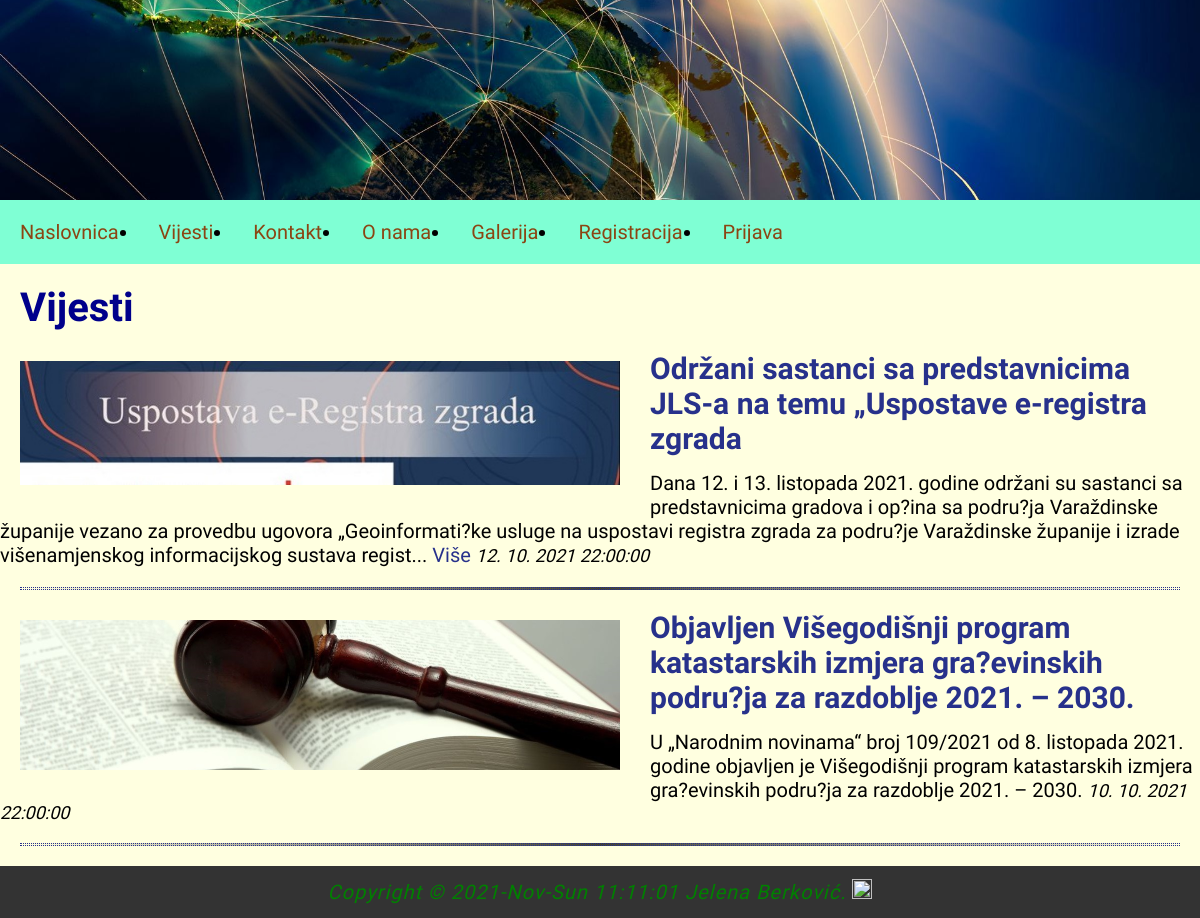
/index.php?menu=2, run on the app's committed database.
### tables this page shows
CREATE TABLE `news` (
  `id` int(11) NOT NULL,
  `title` varchar(255) NOT NULL,
  `description` text NOT NULL,
  `picture` varchar(255) NOT NULL,
  `date` timestamp NOT NULL DEFAULT current_timestamp() ON UPDATE current_timestamp(),
  `archive` enum('N','Y') NOT NULL DEFAULT 'N'
);

### funkcije.php (called while the page is built)
<?php
	function pickerDateToMysql($pickerDate){
		$date = DateTime::createFromFormat('Y-m-d H:i:s', $pickerDate);
		return $date->format('d. m. Y H:i:s');
	}
?>

### vijesti.php (the view)
<?php
if (isset($action) && $action != '') {
    $query  = 'SELECT * FROM news';
    $query .= " WHERE id=" .$_GET['action'];
    $MySQL =NULL;
    $result = @mysqli_query( $conn, $query);
    $row = @mysqli_fetch_array($result, MYSQLI_ASSOC);
    print '
			<div class="news">
				<img src="vijesti/' . $row['picture'] . '" alt="' . $row['title'] . '" title="' . $row['title'] . '">
				<h2>' . $row['title'] . '</h2>
				<p>'  . $row['description'] . '</p>
				<time datetime="' . $row['date'] . '">' . pickerDateToMysql($row['date']) . '</time>
				<hr>
			</div>';
}
else {
    print '<h1>Vijesti</h1>';
    $query  = 'SELECT * FROM news';
    $query .= " WHERE archive='N'";
    $query .= " ORDER BY date DESC";
    $result = @mysqli_query($conn, $query);
    while($row = @mysqli_fetch_array($result)) {
        print '
			<div class="news">
				<img src="vijesti/' . $row['picture'] . '" alt="' . $row['title'] . '" title="' . $row['title'] . '">
				<h2>' . $row['title'] . '</h2>';
        if(strlen($row['description']) > 300) {
            echo substr(strip_tags($row['description']), 0, 300).'... <a href="index.php?menu=' . $menu . '&amp;action=' . $row['id'] . '">Više</a>';
        } else {
            echo strip_tags($row['description']);
        }
        print '
				<time datetime="' . $row['date'] . '">' . pickerDateToMysql($row['date']) . '</time>
				<hr>
			</div>';
    }
}
?>

### head.php
<?php
print'
<html>
	<head>
    <link rel="stylesheet" href="style.css">
    <meta name="viewport" content="width=device-width; initial-scale=1.0; maximum-scale=1.0; user-scalable=0;">
    <meta http-equiv="content-type" content="text/html; charset=utf-8">
    <meta name="description" content="some description">
    <meta name="keywords" content="keyword 1, keyword 2, keyword 3, keyword 4, ...">
    <link rel="preconnect" href="https://fonts.googleapis.com">
    <link rel="preconnect" href="https://fonts.gstatic.com" crossorigin>
    <link href="https://fonts.googleapis.com/css2?family=Roboto+Condensed&display=swap" rel="stylesheet">
    <meta http-equiv="content-type" content="text/html; charset=UTF-8">
		<meta name="description" content="">
		<meta name="keywords" content="">
		<meta name="author" content="Jelena Berković">
		<meta name="viewport" content="width=device-width, initial-scale=1">
		<link rel="shortcut icon" type="image/x-icon" href="favicon.ico">
	<meta name="author" content="jberkovic@tvz.hr">
<link rel="icon" href="slikica.png" type="image/x-icon"/>
<link rel="shortcut icon" href="slikica.png" type="image/x-icon"/>
    <title> Geodezija </title>
	</head>
	<body>
'?>

### index.php (shortened to what this page needs)
<?php
    include 'head.php';
    if(isset($_GET['menu'])) { $menu   = (int)$_GET['menu']; }
    include_once("funkcije.php");
print '
<!DOCTYPE html>
	<header>
		<div'; if ($menu > 1) { print ' class="zaglavlje" '; } else { print ' class="hero-zaglavlje"'; }  print '></div>
		<nav>';
			include 'menu.php';
		print '</nav>
	</header>
	<main>';
	if (!isset($_GET['menu']) || $_GET['menu'] == 1) { include("home.php"); }
	else if ($_GET['menu'] == 2)  { include("vijesti.php"); }
     include 'footer.php';
?>

### menu.php (shortened to what this page needs)
<?php
	print '
	<ul>
		<li><a href="index.php?menu=1">Naslovnica</a></li>
		<li><a href="index.php?menu=2">Vijesti</a></li>
		<li><a href="index.php?menu=3">Kontakt</a></li>
		<li><a href="index.php?menu=4">O nama</a></li>
	    <li><a href="index.php?menu=5">Galerija</a></li>';
if (!isset($_SESSION['user']['valid']) || $_SESSION['user']['valid'] == 'false') {
    print '
            <li><a href="index.php?menu=6">Registracija</a></li>
			<li><a href="index.php?menu=7">Prijava</a></li>';
}
print '
	</ul>';
?>

### footer.php
<?php
print'
<footer>
		<p>Copyright &copy; ' . date("Y-M-D H:m:s") . ' Jelena Berković. <a href="https://github.com/Jelena1912?tab=repositories"><img src="img/GitHub-Mark-Light-32px.png" title="Github" alt="Github"></a></p>
	</footer>
	</body>
</html>'
?>

### style.css (style rules this page uses)
body, html { font-family: 'Roboto Condensed', sans-serif; margin: 0; font-size: 20px; }
body { background-color: LightYellow ; }
header { display: block; width: 100%; }
.zaglavlje { background-image: url("slika.jpg"); background-position: center; background-repeat: no-repeat; background-size: cover; position: relative; height: 200px; }
ul { font-family: 'Roboto Condensed', sans-serif; margin: 0; padding: 0; overflow: hidden; background-color: aquamarine; }
li { float: left; }
li a { display: block; color: saddlebrown; text-align: center; padding: 20px 20px; text-decoration: none; }
h1,h2 { margin: 0.5em; font-size: 2em; color: darkblue; }
h2 { font-size: 1.5em; color: #27318b; }
main a { color: #27318b; text-decoration: none; }
p { margin: 1em; line-height: 1.4em; letter-spacing: 1px; font-style: italic; color: #27318b; }
hr { border: 0; height: 1px; background-image: linear-gradient(to right, rgba(0,0,0,0), rgba(0,0,0,0.75), rgba(0,0,0,0)); }
.news img { width: 50%; float: left; padding: 0.5em; margin: 0 1em 0.5em 0.5em; }
.news h2 { margin: 0.5em 0.7em; font-size: 1.5em; color: #27318b; }
.news hr { margin: 1em; border: 1px dotted #27318b; clear: both; }
.news time { font-size: 90%; font-style: italic; }
img { width: 100%; }
footer { background-color: #333; padding: 0.1em; clear: both; }
footer p { color: green; text-align: center; margin: 0.5em; }
footer img { width: 20px; }

### data on the page
news: picture (picture), title "Održani sastanci sa predstavnicima JLS-a na temu „Uspostave e-registra zgrada", description "Dana 12. i 13. listopada 2021. godine održani su sastanci sa predstavnicima gradova i op?ina sa podru?ja Varaždinske županije vezano za provedbu ugovora „Geoinformati?ke usluge na uspostavi registra zgrada za podru?je Varaždinske županije i izrade višenamjenskog informacijskog sustava regist", date "12. 10. 2021 22:00:00"
news: picture (picture), title "Objavljen Višegodišnji program katastarskih izmjera gra?evinskih podru?ja za razdoblje 2021. – 2030.", description "U „Narodnim novinama“ broj 109/2021 od 8. listopada 2021. godine objavljen je Višegodišnji program katastarskih izmjera gra?evinskih podru?ja za razdoblje 2021. – 2030.", date "10. 10. 2021 22:00:00"
